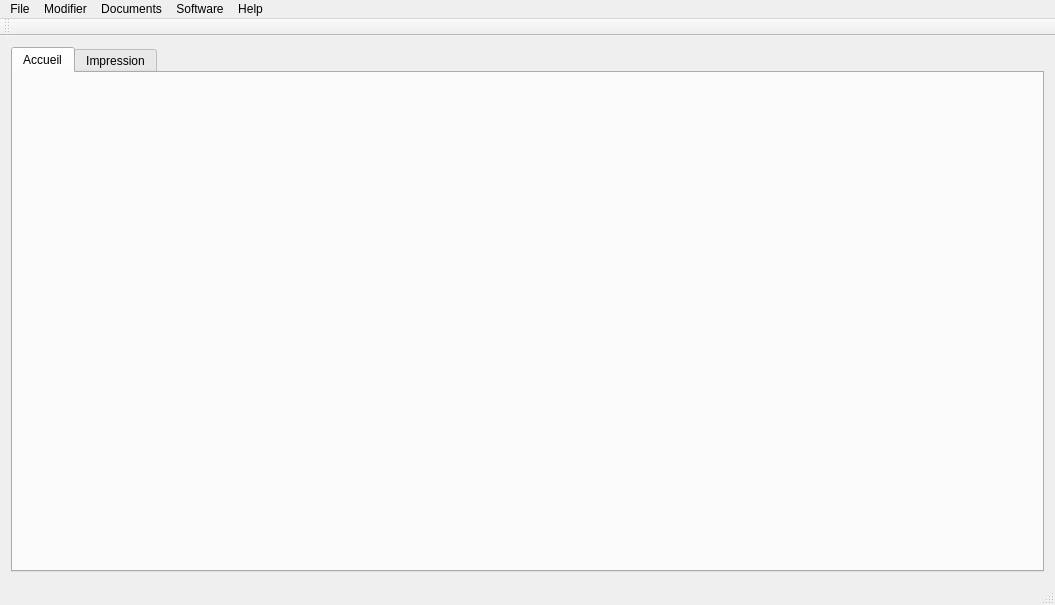
<?xml version="1.0" encoding="UTF-8"?>
<ui version="4.0">
 <class>MainWindow</class>
 <widget class="QMainWindow" name="MainWindow">
  <property name="geometry">
   <rect>
    <x>0</x>
    <y>0</y>
    <width>1055</width>
    <height>605</height>
   </rect>
  </property>
  <property name="windowTitle">
   <string>MainWindow</string>
  </property>
  <widget class="QWidget" name="centralWidget">
   <layout class="QGridLayout" name="gridLayout_2">
    <item row="0" column="0">
     <widget class="QTabWidget" name="tabWidget">
      <property name="tabShape">
       <enum>QTabWidget::Rounded</enum>
      </property>
      <property name="currentIndex">
       <number>0</number>
      </property>
      <property name="iconSize">
       <size>
        <width>32</width>
        <height>32</height>
       </size>
      </property>
      <property name="elideMode">
       <enum>Qt::ElideLeft</enum>
      </property>
      <property name="movable">
       <bool>true</bool>
      </property>
      <widget class="QWidget" name="Accueil">
       <attribute name="icon">
        <iconset resource="ressources.qrc">
         <normaloff>:/Assets/Images/icons/home.svg</normaloff>:/Assets/Images/icons/home.svg</iconset>
       </attribute>
       <attribute name="title">
        <string>Accueil</string>
       </attribute>
       <layout class="QGridLayout" name="gridLayout_3">
        <item row="0" column="0">
         <widget class="QLabel" name="label_2">
          <property name="text">
           <string/>
          </property>
          <property name="pixmap">
           <pixmap resource="ressources.qrc">:/Assets/Images/logo_sudo_dev.svg</pixmap>
          </property>
          <property name="alignment">
           <set>Qt::AlignCenter</set>
          </property>
         </widget>
        </item>
       </layout>
      </widget>
      <widget class="QWidget" name="Impression">
       <attribute name="icon">
        <iconset resource="ressources.qrc">
         <normaloff>:/Assets/Images/icons/print.svg</normaloff>:/Assets/Images/icons/print.svg</iconset>
       </attribute>
       <attribute name="title">
        <string>Impression</string>
       </attribute>
       <layout class="QGridLayout" name="gridLayout">
        <item row="0" column="0">
         <widget class="QToolButton" name="toolButton_facture_d_avoir">
          <property name="enabled">
           <bool>true</bool>
          </property>
          <property name="minimumSize">
           <size>
            <width>155</width>
            <height>160</height>
           </size>
          </property>
          <property name="font">
           <font>
            <pointsize>12</pointsize>
           </font>
          </property>
          <property name="text">
           <string>Facture D'Avoir</string>
          </property>
          <property name="icon">
           <iconset resource="ressources.qrc">
            <normaloff>:/Assets/Images/paper_5.svg</normaloff>:/Assets/Images/paper_5.svg</iconset>
          </property>
          <property name="iconSize">
           <size>
            <width>128</width>
            <height>128</height>
           </size>
          </property>
          <property name="toolButtonStyle">
           <enum>Qt::ToolButtonTextUnderIcon</enum>
          </property>
         </widget>
        </item>
        <item row="0" column="1">
         <widget class="QToolButton" name="toolButton_bonDeReception">
          <property name="minimumSize">
           <size>
            <width>155</width>
            <height>160</height>
           </size>
          </property>
          <property name="font">
           <font>
            <pointsize>12</pointsize>
           </font>
          </property>
          <property name="text">
           <string>Bon De Réception</string>
          </property>
          <property name="icon">
           <iconset resource="ressources.qrc">
            <normaloff>:/Assets/Images/paper_6.svg</normaloff>:/Assets/Images/paper_6.svg</iconset>
          </property>
          <property name="iconSize">
           <size>
            <width>128</width>
            <height>128</height>
           </size>
          </property>
          <property name="toolButtonStyle">
           <enum>Qt::ToolButtonTextUnderIcon</enum>
          </property>
         </widget>
        </item>
        <item row="0" column="2">
         <widget class="QToolButton" name="toolButton_bonDeCommande">
          <property name="enabled">
           <bool>false</bool>
          </property>
          <property name="minimumSize">
           <size>
            <width>155</width>
            <height>160</height>
           </size>
          </property>
          <property name="font">
           <font>
            <pointsize>12</pointsize>
           </font>
          </property>
          <property name="text">
           <string>Bon De Commande</string>
          </property>
          <property name="icon">
           <iconset resource="ressources.qrc">
            <normaloff>:/Assets/Images/paper_1.svg</normaloff>:/Assets/Images/paper_1.svg</iconset>
          </property>
          <property name="iconSize">
           <size>
            <width>128</width>
            <height>128</height>
           </size>
          </property>
          <property name="toolButtonStyle">
           <enum>Qt::ToolButtonTextUnderIcon</enum>
          </property>
         </widget>
        </item>
        <item row="1" column="0">
         <widget class="QToolButton" name="toolButton_facture">
          <property name="minimumSize">
           <size>
            <width>155</width>
            <height>160</height>
           </size>
          </property>
          <property name="font">
           <font>
            <pointsize>12</pointsize>
           </font>
          </property>
          <property name="text">
           <string>Facture</string>
          </property>
          <property name="icon">
           <iconset resource="ressources.qrc">
            <normaloff>:/Assets/Images/paper_4.svg</normaloff>:/Assets/Images/paper_4.svg</iconset>
          </property>
          <property name="iconSize">
           <size>
            <width>128</width>
            <height>128</height>
           </size>
          </property>
          <property name="toolButtonStyle">
           <enum>Qt::ToolButtonTextUnderIcon</enum>
          </property>
         </widget>
        </item>
        <item row="1" column="1">
         <widget class="QToolButton" name="toolButton_bonDeLivraison">
          <property name="enabled">
           <bool>true</bool>
          </property>
          <property name="minimumSize">
           <size>
            <width>155</width>
            <height>160</height>
           </size>
          </property>
          <property name="font">
           <font>
            <pointsize>12</pointsize>
           </font>
          </property>
          <property name="text">
           <string>Bon De Livraison</string>
          </property>
          <property name="icon">
           <iconset resource="ressources.qrc">
            <normaloff>:/Assets/Images/paper_2.svg</normaloff>:/Assets/Images/paper_2.svg</iconset>
          </property>
          <property name="iconSize">
           <size>
            <width>128</width>
            <height>128</height>
           </size>
          </property>
          <property name="toolButtonStyle">
           <enum>Qt::ToolButtonTextUnderIcon</enum>
          </property>
         </widget>
        </item>
        <item row="1" column="2">
         <widget class="QToolButton" name="toolButton_facture_proforma">
          <property name="enabled">
           <bool>false</bool>
          </property>
          <property name="minimumSize">
           <size>
            <width>155</width>
            <height>160</height>
           </size>
          </property>
          <property name="font">
           <font>
            <pointsize>12</pointsize>
           </font>
          </property>
          <property name="text">
           <string>Facture Proforma</string>
          </property>
          <property name="icon">
           <iconset resource="ressources.qrc">
            <normaloff>:/Assets/Images/paper_3.svg</normaloff>:/Assets/Images/paper_3.svg</iconset>
          </property>
          <property name="iconSize">
           <size>
            <width>128</width>
            <height>128</height>
           </size>
          </property>
          <property name="toolButtonStyle">
           <enum>Qt::ToolButtonTextUnderIcon</enum>
          </property>
         </widget>
        </item>
       </layout>
      </widget>
     </widget>
    </item>
   </layout>
  </widget>
  <widget class="QMenuBar" name="menuBar">
   <property name="geometry">
    <rect>
     <x>0</x>
     <y>0</y>
     <width>1055</width>
     <height>21</height>
    </rect>
   </property>
   <widget class="QMenu" name="menuFile">
    <property name="title">
     <string>File</string>
    </property>
    <addaction name="actionBackupToUSB"/>
    <addaction name="separator"/>
    <addaction name="actionQuiter"/>
   </widget>
   <widget class="QMenu" name="menuModifier">
    <property name="title">
     <string>Modifier</string>
    </property>
    <addaction name="actionParametres"/>
    <addaction name="actionUtilisateur"/>
   </widget>
   <widget class="QMenu" name="menuDocuments">
    <property name="title">
     <string>Documents</string>
    </property>
    <addaction name="actionFiche_d_entr_e"/>
    <addaction name="actionFiche_de_sortie"/>
    <addaction name="actionFiche_de_stock"/>
    <addaction name="actionRapport_quotidien"/>
    <addaction name="actionList_d_achats"/>
   </widget>
   <widget class="QMenu" name="menuSoftware">
    <property name="title">
     <string>Software</string>
    </property>
    <addaction name="actionActiver"/>
    <addaction name="actionDesactiver"/>
   </widget>
   <widget class="QMenu" name="menuHelp">
    <property name="title">
     <string>Help</string>
    </property>
    <addaction name="actionA_Propos"/>
   </widget>
   <addaction name="menuFile"/>
   <addaction name="menuModifier"/>
   <addaction name="menuDocuments"/>
   <addaction name="menuSoftware"/>
   <addaction name="menuHelp"/>
  </widget>
  <widget class="QToolBar" name="mainToolBar">
   <attribute name="toolBarArea">
    <enum>TopToolBarArea</enum>
   </attribute>
   <attribute name="toolBarBreak">
    <bool>false</bool>
   </attribute>
  </widget>
  <widget class="QStatusBar" name="statusBar"/>
  <action name="actionBackupToUSB">
   <property name="text">
    <string>Backup To USB</string>
   </property>
  </action>
  <action name="actionQuiter">
   <property name="text">
    <string>Quiter</string>
   </property>
  </action>
  <action name="actionParametres">
   <property name="text">
    <string>Paramètres</string>
   </property>
  </action>
  <action name="actionUtilisateur">
   <property name="text">
    <string>Utilisateur</string>
   </property>
  </action>
  <action name="actionFiche_d_entr_e">
   <property name="text">
    <string>Fiche d'entrée...</string>
   </property>
  </action>
  <action name="actionFiche_de_sortie">
   <property name="text">
    <string>Fiche de sortie...</string>
   </property>
  </action>
  <action name="actionFiche_de_stock">
   <property name="text">
    <string>Fiche de stock...</string>
   </property>
  </action>
  <action name="actionRapport_quotidien">
   <property name="text">
    <string>Rapport quotidien...</string>
   </property>
  </action>
  <action name="actionList_d_achats">
   <property name="text">
    <string>List d'achats...</string>
   </property>
  </action>
  <action name="actionActiver">
   <property name="text">
    <string>Activer</string>
   </property>
  </action>
  <action name="actionDesactiver">
   <property name="text">
    <string>Désactiver</string>
   </property>
  </action>
  <action name="actionA_Propos">
   <property name="text">
    <string>A Propos</string>
   </property>
  </action>
 </widget>
 <layoutdefault spacing="6" margin="11"/>
 <resources>
  <include location="ressources.qrc"/>
 </resources>
 <connections/>
</ui>
